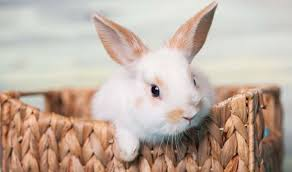
//> input picture imgdata/rabbit.jpg, 292 x 172 px
$ ./3-19_distanceTransform   (built with g++ and OpenCV 4)
//> lines starting //> are read from the running program, lines starting //| are printed output that depends on the picture; after the words box and inside, x2 and y2 are one past the last pixel; in counts of white or black regions, pixels touching at a corner belong together
// C++ source file
/***********************************************
# Copyright (c) 2018, Wuhan
# All rights reserved.
#
# @Filename: 3-19_distanceTransform.cpp
# @Version：V1.0
# @Author: Frank Liu - frankliu624@gmail.com
# @Description: 距离变换——distanceTransform
# @Create Time: 2018-09-16 17:37:23
# @Last Modified: 2018-09-16 17:37:23
***********************************************/
#include <opencv2/core/core.hpp>
#include <opencv2/highgui/highgui.hpp>
#include <opencv2/imgproc/imgproc.hpp>

using namespace cv;

int main()
{
    Mat srcImg  = imread("../../imgdata/rabbit.jpg");
//> srcImg is the input picture: 172 rows x 292 cols, CV_8UC3; mean B, G, R 162.3, 175.1, 192.8
    if(!srcImg.data)
        return -1;
    // 转换为灰度图
    Mat srcGray;
    cvtColor(srcImg, srcGray, CV_BGR2GRAY);
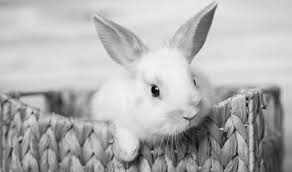
//> srcGray: 172 rows x 292 cols, CV_8UC1; min 3, max 244, mean 179
    // 二值化
    Mat srcBin;
    threshold(srcGray, srcBin, 160, 255, THRESH_BINARY);
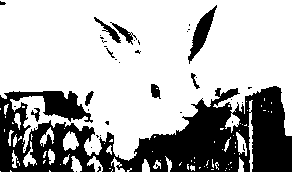
//> srcBin: 172 rows x 292 cols, CV_8UC1; 69.8% white; 39 black regions (30 under 20 px), largest, box (x1, y1, x2, y2) and area: (0, 86, 292, 172) 13859, (188, 5, 217, 64) 560, (94, 17, 121, 43) 167
    // 距离变换
    Mat dstImg;
    distanceTransform(srcBin, dstImg, CV_DIST_L2, CV_DIST_MASK_PRECISE);
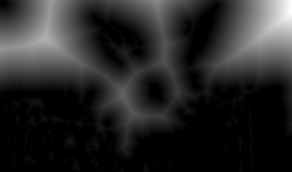
//> dstImg: 172 rows x 292 cols, CV_32FC1; min 0, max 75.17, mean 11.8; drawn with min black and max white
    // 归一化矩阵
    normalize(dstImg, dstImg, 0, 1.0, NORM_MINMAX);
    imshow("srcBinary", srcBin);
    imshow("dstImage", dstImg);
    waitKey(0);
    return 0;
}
